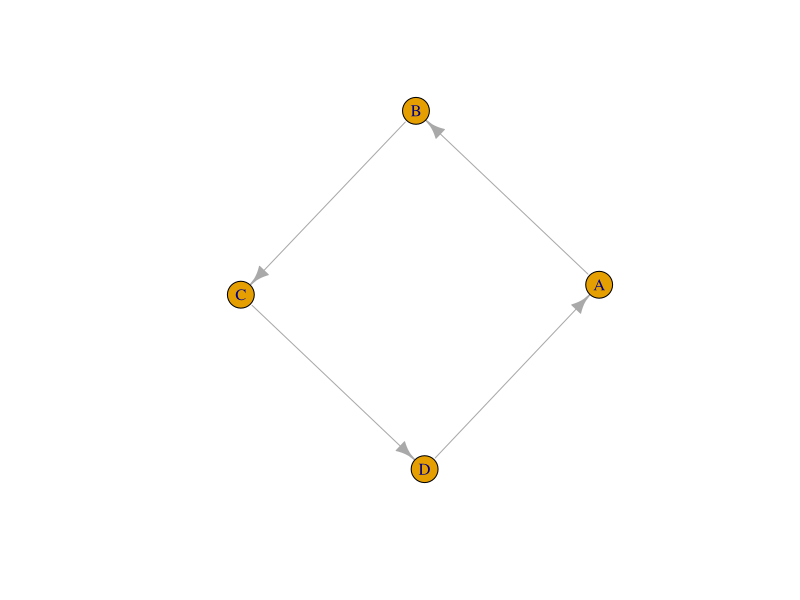
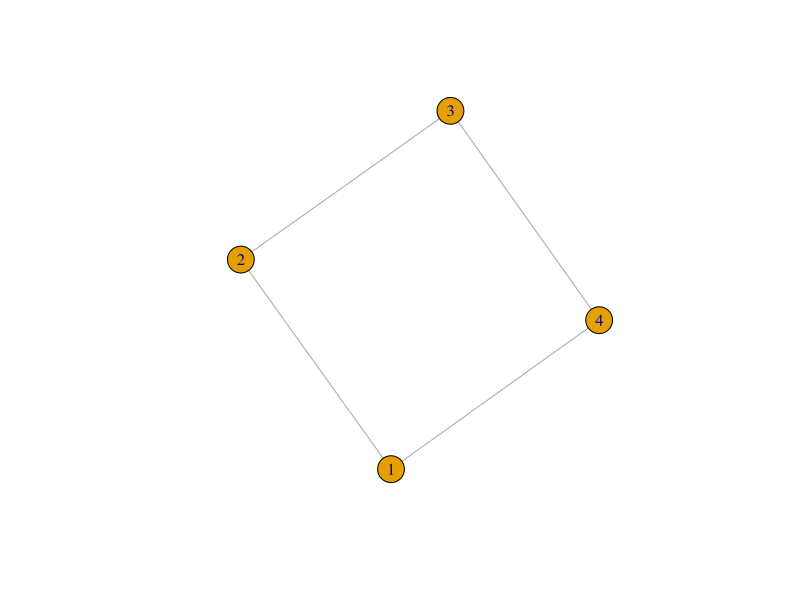
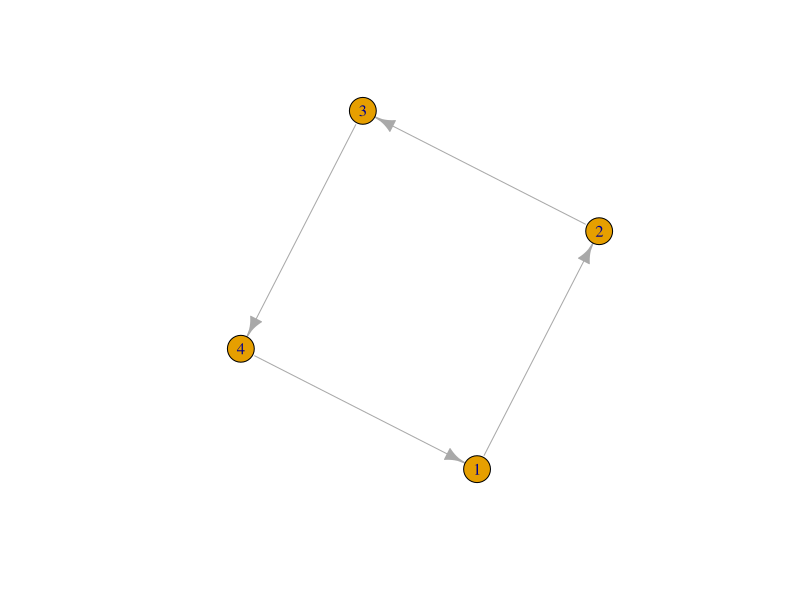
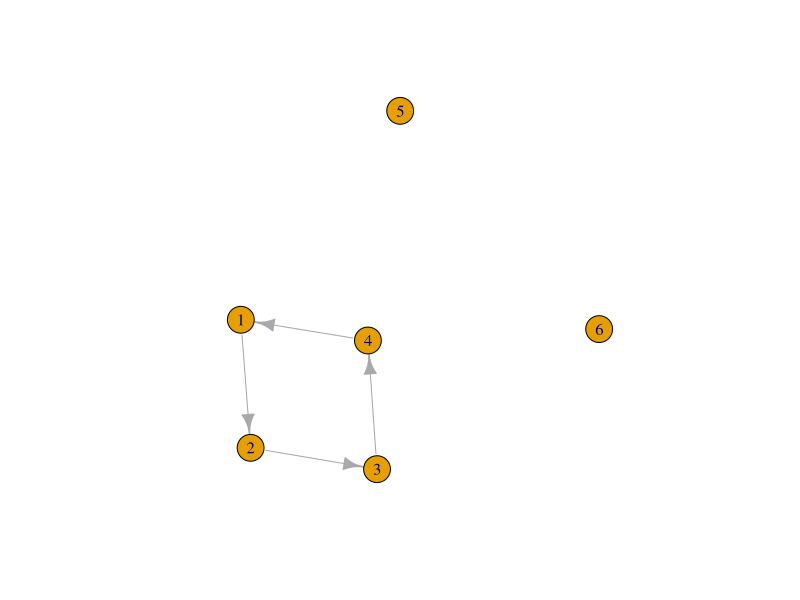
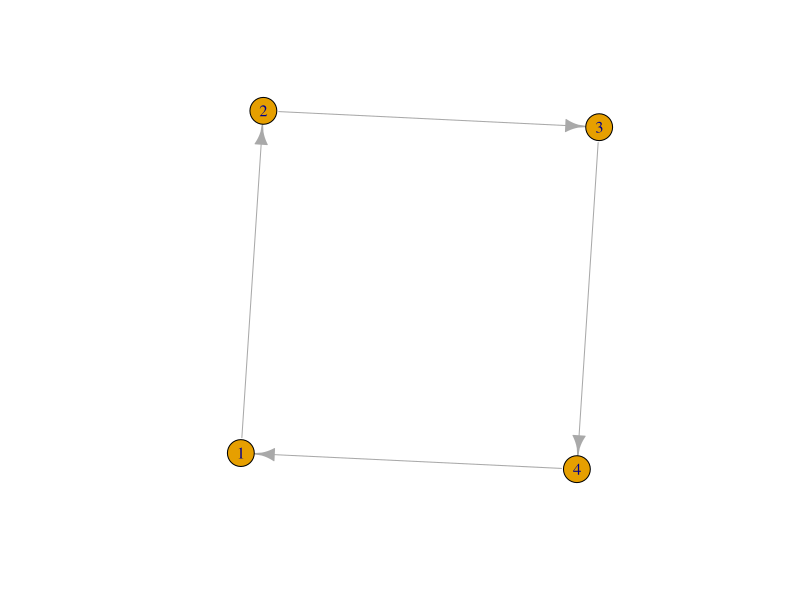
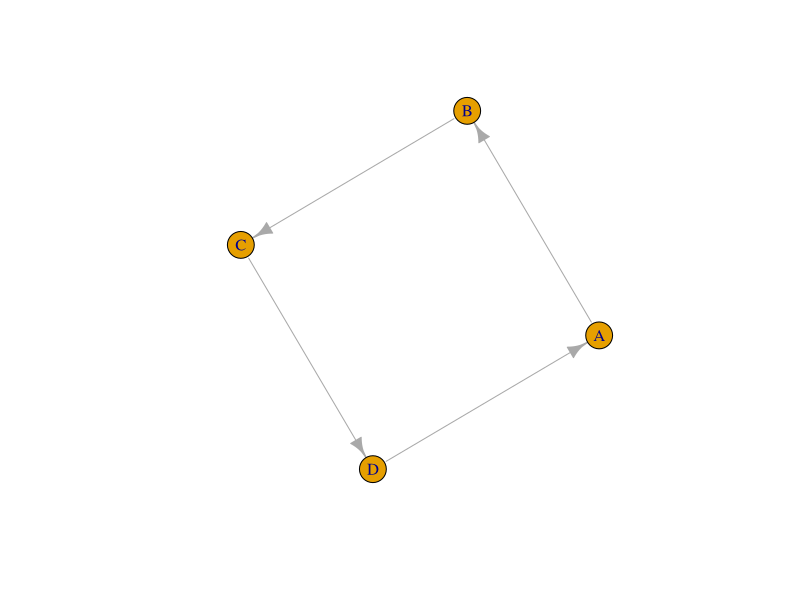
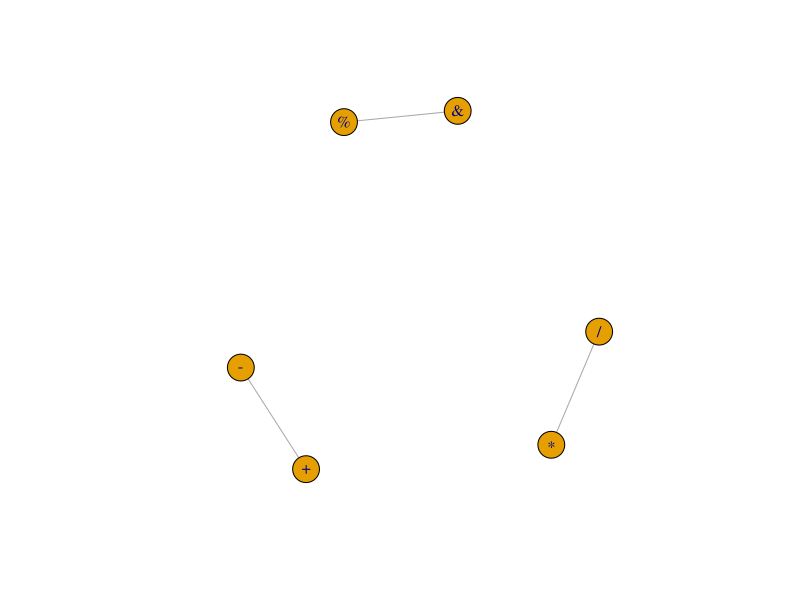

R code for these plots, in order:
## ---- chunk 1
library(igraph)
group <- graph( edges=c('A','B', 'B','C', 'C','D', 'D','A'))
plot(group)
## ---- chunk 2
group1 <- graph( edges=c(1,2, 2,3, 3,4, 4,1), directed=F ) 
plot(group1)
group2 <- graph( edges=c(1,2, 2,3, 3,4, 4,1), directed=T)
plot(group2)
## ---- chunk 3
group3 <- graph(edges=c(1,2, 2,3, 3,4, 4,1), n=6)
plot(group3)
group4 <- graph(edges=c(1,2, 2,3, 3,4, 4,1), n=3)
plot(group4) # produces same result as first graphs
## ---- chunk 4
edges = data.frame(x = c('A','B','C','D'), y = c('B','C','D','A'))
graph1 <- graph_from_data_frame(edges)
plot(graph1)
## ---- chunk 5
graph2 <- graph_from_literal( "+" -- "-", "*" -- "/", "%" -- "&" )
plot(graph2)
## ---- chunk 6
#graph3 <- graph_from_edgelist()
#plot(graph3)
## ---- chunk 7
#graph4<- graph_from_adjacency_matrix()
#plot(graph4)
